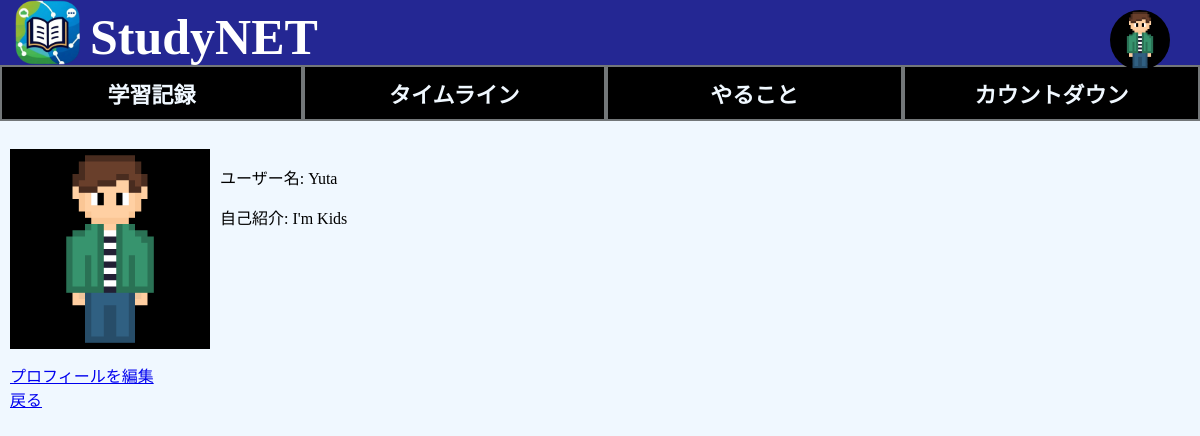
Page /profile/ (signed in) on the committed database.
### profiles/models.py (models this page shows, shortened)
class UserProfile(models.Model):
    user = models.OneToOneField(User, on_delete=models.CASCADE)
    avatar = models.ImageField(upload_to='avatars/', null=True, blank=True, default='avatars/default.png')
    bio = models.TextField(max_length=500, blank=True)

### profiles/views.py (the view)
# urls.py: path('', views.view_profile, name='view_profile'),  # プロフィールページ
@login_required
def view_profile(request):
    user = request.user
    try:
        profile = UserProfile.objects.get(user=user)
    except UserProfile.DoesNotExist:
        profile = None
    return render(request, 'profile/profile.html', {'user': user, 'profile': profile})

### profiles/templates/profile/profile.html (shortened to what this page needs)
{% load static %}
{% block content %}
<!DOCTYPE html>
<html>
  <head>
    <link rel="stylesheet" href="{% static 'css/home.css' %}">
    <link rel="stylesheet" href="{% static 'css/profile.css' %}">
  </head>
  <body>
    <header class="header-area">
      <div class="top_head">
        <img class="app_icon" src="{% static 'img/App_icon.png' %}"><h1 id="app_name">StudyNET</h1>
        <a href="{% url 'view_profile' %}">
          <img src="{{ user.userprofile.avatar.url }}" alt="User Avatar" class="Icon">
        </a>
      </div>
      <div class="tab-container">
        <a href="{% url 'priv' %}" class="topbutton">学習記録</a>
        <a href="{% url 'timeline' %}" class="topbutton">タイムライン</a>
        <button class="topbutton">やること</button>
        <button class="topbutton">カウントダウン</button>
      </div>
    </header>
    <div class="timeline-contents">
  <h1>{{ user.username }}さんのプロフィール</h1>
  <div class="profile-info">
    <div class="avatar">
      {% if profile.avatar %}
        <img src="{{ profile.avatar.url }}" alt="User Avatar" class="user-icon">
      {% else %}
        <img src="{% static 'img/Player_mod_128.png' %}" alt="Default Avatar" class="user-icon">
      {% endif %}
    </div>
    <div class="user_info">
      <div class="username">
        <p>ユーザー名: {{ user.username }}</p>
      </div>
      <div class="bio">
        <p>自己紹介: {{ profile.bio }}</p>
      </div>
    </div>
  </div>
  <div class="edit">
  <a href="{% url 'edit_profile' %}">プロフィールを編集</a>
  <br/>
  <a href="{% url 'timeline'%}">戻る</a>
</div>
{% endblock %}
    </div>
  </body>
</html>

### static/css/home.css (style rules this page uses)
body { background-color: aliceblue; margin: 0; padding-top: 50px; }
h1 { position: relative; left: 30px; top:-50px }
.topbutton { display: inline-block; flex-grow: 1; background-color: black; cursor: pointer; text-align: center; text-decoration: none; border: 2px solid rgb(115, 119, 121); width: 100%; font-size: 22px; padding: 10px; margin: 0; font-weight: bold; color: aliceblue; }
#app_name { padding-left: 15px; margin: auto 0; font-size: 50px; color: white; display: flex; padding-top: 4x; align-items: center; position: relative; top: 4px; position: relative; left: 10px; }
.header-area { height: 80px; justify-content: space-between; background-color: rgb(36, 39, 147); position: fixed; top: 0; width: 100%; z-index: 1000; }
.tab-container { border-radius: 0.5rem; display: flex; }
.Icon { width: 60px; height: 60px; border-radius: 50%; background-color: #000; position: absolute; right: 30px; top: 10px; }
.top_head { display: flex; margin: 0; align-items: center; }
.app_icon { height: 65px; width: 65px; position: relative; left: 15px; }

### static/css/profile.css (style rules this page uses)
body { margin: 0; }
.user-icon { background-color: black; height: 200px; width: auto; }
.profile-info { display: flex; position: relative; top: 10px; left: 10px; }
.user_info { margin-left: 10px; }
.edit { position: relative; top: 20px; left: 10px; }

### rows in the picture
UserProfile: avatar (picture), bio "I'm Kids"

### other values in the picture
{{ user.username }} "Yuta"
